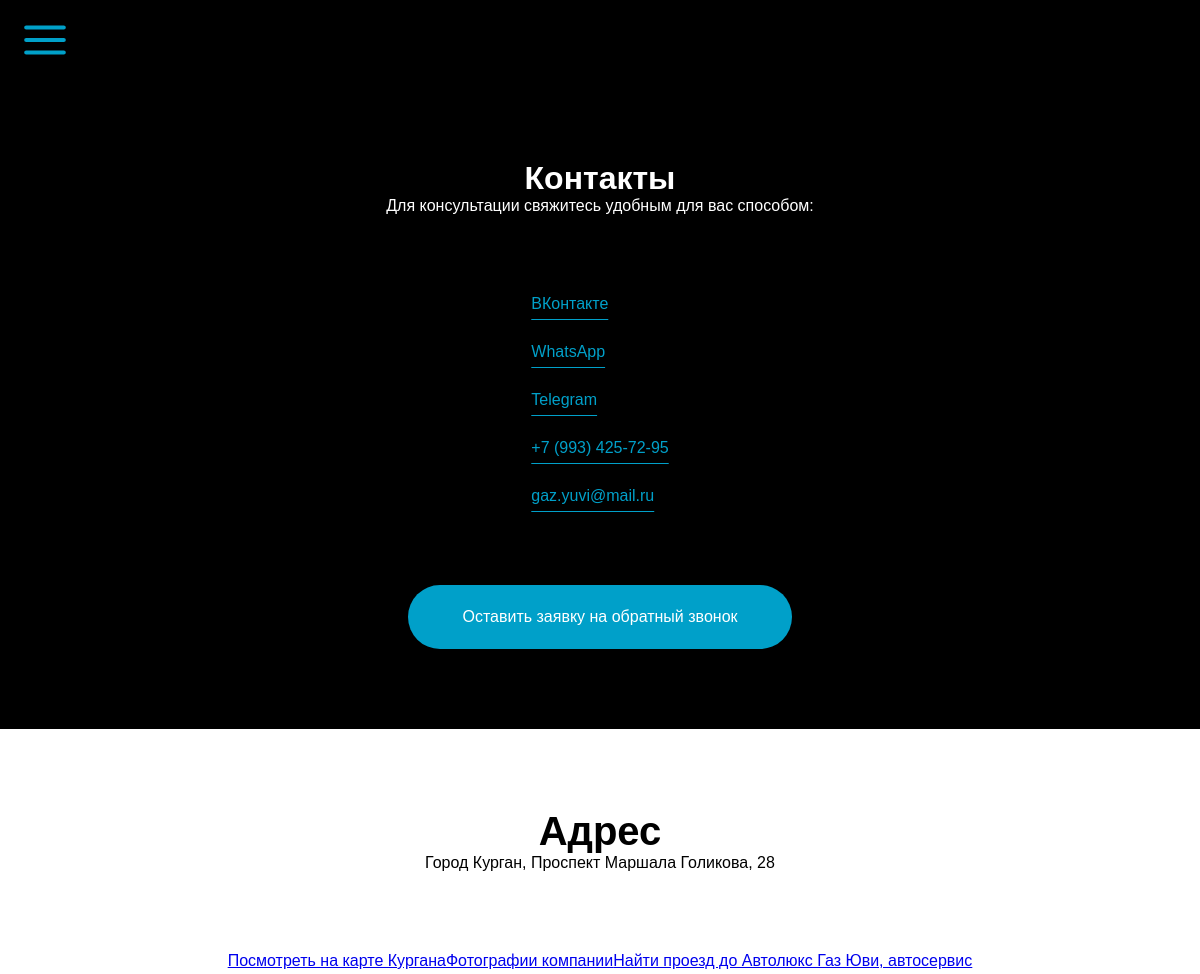
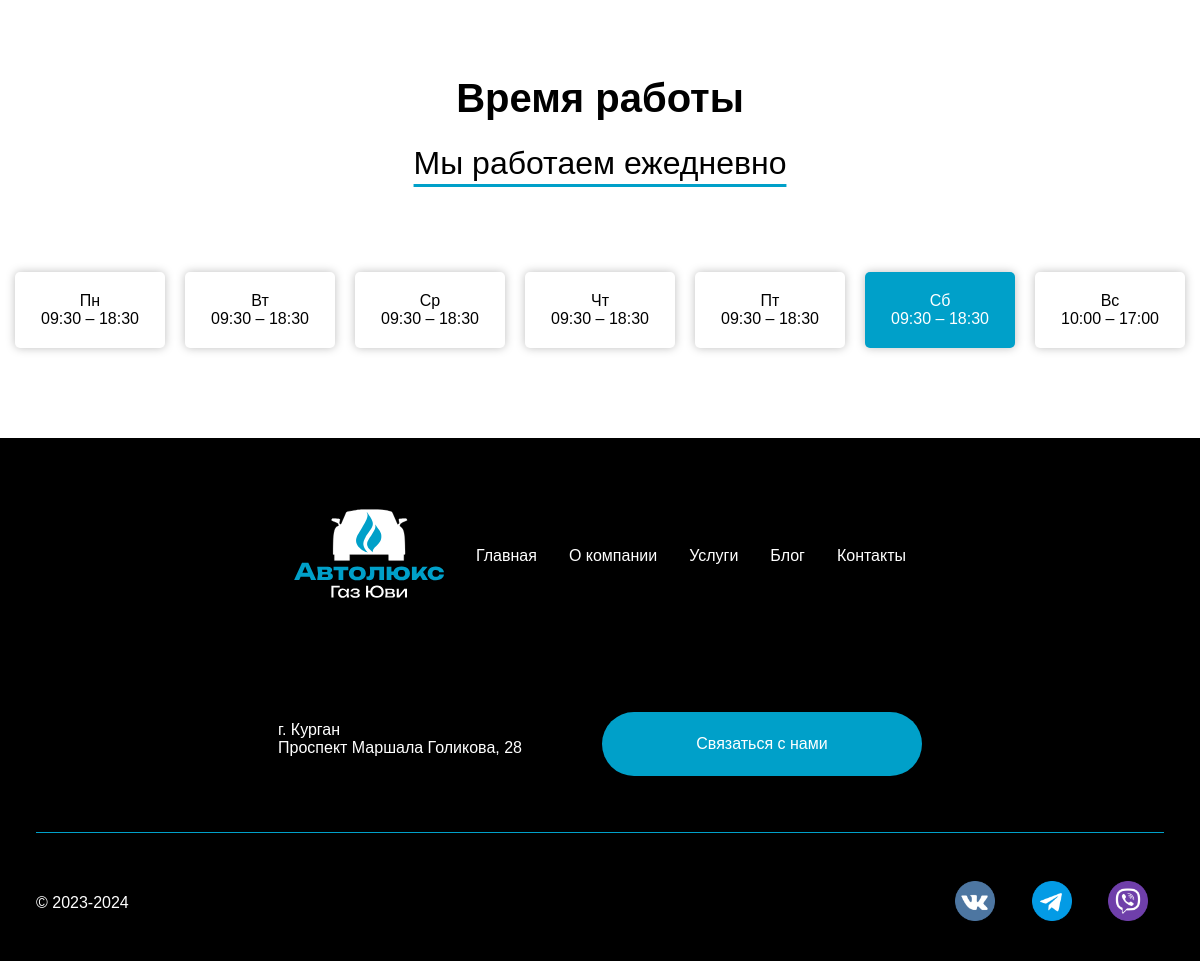
Page /gazyuvi/contacts.php on the committed database (2 pictures, top to bottom).
### tables this page shows
CREATE TABLE `contacts` (
  `id` int(11) NOT NULL,
  `name` varchar(255) NOT NULL,
  `href` varchar(5000) NOT NULL
);

### gazyuvi/contacts.php (the view, shortened to what this page needs)
<!DOCTYPE html>
<html lang="ru">
<head>
    <link rel = "stylesheet" type = "text/css" href = "css/style.css">
</head>
<?php session_start();
  if (isset($_SESSION['user'])) {
    require "blocks/loginheader.php";
  }
  else if (isset($_SESSION['admin'])){
    require "blocks/adminheader.php";
  }
    else {
    require "blocks/header.php";
  };
?>
<body>
<form action="calculator.php">
    <button id="floating-button">Рассчитать стоимость услуг</button>
</form>
<div class="contactblock">
     <div class="headingcontacts">
            <h1>Контакты</h1>
        <p>Для консультации свяжитесь удобным для вас способом:</p></div>
        <div class="contacts">
<ul class = "contact">
<?php
         $contacts = mysqli_query($connect, 'SELECT * FROM `contacts`');
             while ($contact = mysqli_fetch_array($contacts)) {
             echo "<li>
                 <div>
                     <a href = " . $contact['href'] . ">" . $contact['name'] . "</a>
                 </div>
             </li>";
             }
?>
        </ul>
    </div><div class="buttonincontacts">
            <form action="callback.php" class = "contactbuttons">
                <button class = "contactbutton">Оставить заявку на обратный звонок</button>
            </form>
    </div>
</div>
<div class="map" id = "map">
    <h1>Адрес</h1>
    <p>Город Курган, Проспект Маршала Голикова, 28</p>
    <div class="mapapi">
    <a class="dg-widget-link" href="http://2gis.ru/kurgan/firm/70000001080754849/center/65.32567262649538,55.48229467376305/zoom/16?utm_medium=widget-source&utm_campaign=firmsonmap&utm_source=bigMap">Посмотреть на карте Кургана</a><div class="dg-widget-link"><a href="http://2gis.ru/kurgan/firm/70000001080754849/photos/70000001080754849/center/65.32567262649538,55.48229467376305/zoom/17?utm_medium=widget-source&utm_campaign=firmsonmap&utm_source=photos">Фотографии компании</a></div><div class="dg-widget-link"><a href="http://2gis.ru/kurgan/center/65.325676,55.481621/zoom/16/routeTab/rsType/bus/to/65.325676,55.481621╎Автолюкс Газ Юви, автосервис?utm_medium=widget-source&utm_campaign=firmsonmap&utm_source=route">Найти проезд до Автолюкс Газ Юви, автосервис</a></div>
    </div>
</div>
<div class="time" id = "time">
    <h1>Время работы</h1>
    <h2>Мы работаем ежедневно</h2>
<div class="grafik-test">
	<div data-day="1">Пн<span>09:30 – 18:30</span></div>
	<div data-day="2">Вт<span>09:30 – 18:30</span></div>
	<div data-day="3">Ср<span>09:30 – 18:30</span></div>
	<div data-day="4">Чт<span>09:30 – 18:30</span></div>
	<div data-day="5">Пт<span>09:30 – 18:30</span></div>
	<div class="halfs" data-day="6">Сб<span>09:30 – 18:30</span></div>
	<div class="halfs" data-day="7">Вс<span>10:00 – 17:00</span></div>
	</div></div>
<?php require "blocks/footer.php"?>
</body>
</html>

### gazyuvi/blocks/header.php (shortened to what this page needs)
<header>
	<div class="wrapper_container">
		<div class="burger_button" id="menu_open"></div>
	</div>
</header>

### gazyuvi/blocks/footer.php
<footer>
	<div class="footer-top-container">
		<div class="left-side">
			<ul>
				<li><a href="index.php#main"><img src="media/logo.svg" alt="logo" class = "footerlogo"></a></li>
				<li><a href="index.php">Главная</a></li>
				<li><a href="about.php">О компании</a></li>
				<li><a href="services.php">Услуги</a></li>
				<li><a href="news.php">Блог</a></li>
				<li><a href="contacts.php#contacts">Контакты</a></li>
			</ul>
		</div>
		<div class="right-side">
			<ul>
				<li><p>г. Курган <br> Проспект Маршала Голикова, 28</p></li>
			</ul>
			<form class = "footerbuttonblock" action = "callback.php">
				<button class = "footerbutton">Связаться с нами</button>
			</form>
		</div>
	</div>
	<div class="line"></div>
	<div class="footer-bottom-container">
		<div class="copyright">
		<p>&copy 2023-2024</p>
		</div>
		<div class="social-media-icons">
			<a href="https://clck.ru/38wsJh"><img src="media/vk.png" alt="vk" class="sitelogo"></a>
			<a href="https://clck.ru/38wsTe"><img src="media/telegram.png" alt="telegram" class="sitelogo"></a>
			<a href="https://link.2gis.ru/4.2/461C5E1F/dmliZXI6Ly9jaGF0Lz9udW1iZXI9Kzc5MTk1ODUwNzEzCmh0dHBzOi8vczEuYnNzLjJnaXMuY29tL2Jzcy8zClt7ImNvbW1vbiI6eyJmb3JtYXRWZXJzaW9uIjozLCJhcHBWZXJzaW9uIjoiMjAyNC0wMi0yMC0xNiIsInByb2R1Y3QiOjM0LCJhcGlrZXkiOiJydXJiYm4zNDQ2IiwiYXBpa2V5U3RhdHVzIjoxLCJ1c2VyIjoiMzE0ZDJjZjQtMjZkNC00YWNhLWJkOWQtMjUxMWI5NmZkODM1IiwiaXAiOiIxNzguNDYuMjA5LjI1NCIsInNlc3Npb25JZCI6IjJjYzE1ZmY0LTFmYjMtNDcwZi05MDI1LThlNTk3NDVlNGY4OSIsInVzZXJBZ2VudCI6Ik1vemlsbGEvNS4wIChXaW5kb3dzIE5UIDEwLjA7IFdpbjY0OyB4NjQpIEFwcGxlV2ViS2l0LzUzNy4zNiAoS0hUTUwsIGxpa2UgR2Vja28pIENocm9tZS8xMjAuMC4wLjAgWWFCcm93c2VyLzI0LjEuMC4wIFNhZmFyaS81MzcuMzYiLCJkZXZpY2VUeXBlIjoiZGVza3RvcCIsInBlcnNvbmFsRGF0YUNvbGxlY3Rpb25BbGxvd2VkIjp0cnVlLCJ0YWJJc0FjdGl2ZSI6dHJ1ZX0sInV0Y09mZnNldCI6IiswNTowMCIsInRhYklkIjoiMzVkYTk5OWYtMTViOS00NmRhLWIyMjYtOTM2OTM5ZDg2NTZjIiwidGltZXN0YW1wIjoxNzA4NTA3NzAzMjg0LCJ0eXBlIjoyMTEsImV2ZW50VHlwZSI6ImFjdGlvbiIsImV2ZW50SWQiOiIyM2FkMzJiYi04MWE4LTRlN2MtYmY3Ny0yNGZlOTAwMDU5ZTMiLCJhY3Rpb25UeXBlIjoiZXh0ZXJuYWxMaW5rIiwiZXZlbnRPcmRpbmFsIjowLCJ1aUVsZW1lbnQiOnsibmFtZSI6ImNvbnRhY3QiLCJvd25lck5hbWUiOiJjYXJkQ29udGFjdHMiLCJwb3NpdGlvbiI6MywiZnJhbWVVdWlkIjoiNDJiODMxMjktYTE3Yy00ZDc4LWJjOTItYzE4NDM1ODVmMjU4In0sInBheWxvYWQiOnsiY29udGFjdCI6eyJ2YWx1ZSI6InZpYmVyOi8vY2hhdC8%2FbnVtYmVyPSs3OTE5NTg1MDcxMyIsInR5cGUiOiJ2aWJlciIsInBvc2l0aW9uIjozfSwicGxhY2VJdGVtIjp7ImVudGl0eSI6eyJpZCI6IjcwMDAwMDAxMDgwNzU0ODQ5IiwidHlwZSI6ImJyYW5jaCIsInNlZ21lbnRJbmZvIjp7ImJhc2VMb2NhbGUiOiJydV9SVSIsInNlZ21lbnRJZCI6IjEwIn19LCJnZW9Qb3NpdGlvbiI6eyJsb24iOjY1LjMyNTY3NiwibGF0Ijo1NS40ODE2MjF9LCJtYWluUnVicmljIjoiNDM3IiwiaXNEZWxldGVkIjpmYWxzZSwib3JnIjoiNzAwMDAwMDEwODA3NTQ4NDgifSwiZXh0ZXJuYWxMaW5rIjp7ImZvcmtFdmVudE9yZGluYWwiOjU0LCJwYXJlbnRUYWJJZCI6IjY2ZTQ1YTUxLWM0ZWYtNDRiYy1hYmE5LTg5MThmYzIyYjVjZCJ9fSwiYWJUZXN0IjpbeyJuYW1lIjoiY2hvb3NlQmFubmVyVGV4dCIsInZhbHVlIjoibmV3VGV4dF8xIn0seyJuYW1lIjoiYXBwUHJvbW9UZXh0IiwidmFsdWUiOiJuZXdUZXh0XzEifV0sInNjcmVlblN0YXRlIjp7Im9yaWVudGF0aW9uIjoiaG9yaXpvbnRhbCIsInNjcmVlblJlc29sdXRpb24iOnsid2lkdGgiOjE1MzYsImhlaWdodCI6ODY0fSwid2luZG93UmVzb2x1dGlvbiI6eyJ3aWR0aCI6MTQ4OCwiaGVpZ2h0Ijo3NDB9fX1d"><img src="media/viber.png" alt="viber" class="sitelogo"></a>
		</div>
	</div>
</footer>

### rows in the picture
contacts: name "ВКонтакте"
contacts: name "WhatsApp"
contacts: name "Telegram"
contacts: name "+7 (993) 425-72-95"
contacts: name "gaz.yuvi@mail.ru"
